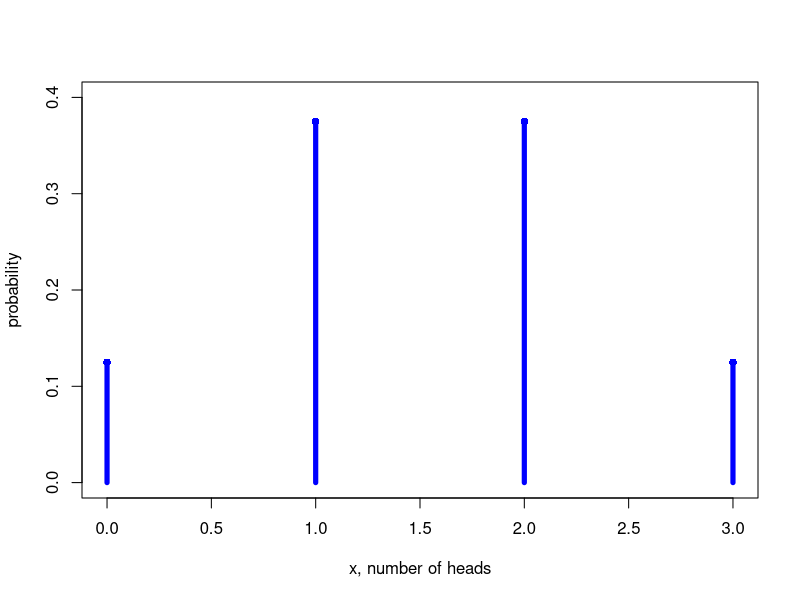

The R source for this figure:
## ---- chunk 1
x <- 0:3
prob <- dbinom(x, size = 3, prob = 0.5)

plot(x, prob, type="h", lwd=5, col="blue",
     xlab="x, number of heads",
     ylab="probability",
     ylim=c(0,0.4))

points(x, prob, pch=16, col="blue")
## ---- chunk 2
